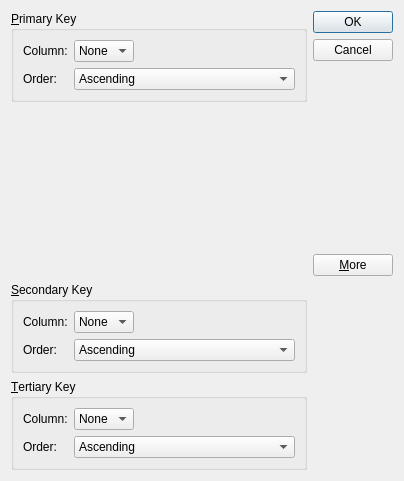
<?xml version="1.0" encoding="UTF-8"?>
<ui version="4.0">
 <class>SortDialog</class>
 <widget class="QDialog" name="SortDialog">
  <property name="geometry">
   <rect>
    <x>0</x>
    <y>0</y>
    <width>404</width>
    <height>481</height>
   </rect>
  </property>
  <property name="windowTitle">
   <string>Sort</string>
  </property>
  <layout class="QGridLayout" name="gridLayout_8">
   <item row="0" column="0">
    <widget class="QGroupBox" name="primaryGroupBOx">
     <property name="styleSheet">
      <string notr="true"/>
     </property>
     <property name="title">
      <string>&amp;Primary Key</string>
     </property>
     <layout class="QGridLayout" name="gridLayout">
      <item row="0" column="0">
       <widget class="QLabel" name="label">
        <property name="text">
         <string>Column:</string>
        </property>
       </widget>
      </item>
      <item row="0" column="1">
       <widget class="QComboBox" name="primaryColumnCombo">
        <item>
         <property name="text">
          <string>None</string>
         </property>
        </item>
       </widget>
      </item>
      <item row="0" column="2">
       <spacer name="horizontalSpacer">
        <property name="orientation">
         <enum>Qt::Horizontal</enum>
        </property>
        <property name="sizeHint" stdset="0">
         <size>
          <width>40</width>
          <height>20</height>
         </size>
        </property>
       </spacer>
      </item>
      <item row="1" column="0">
       <widget class="QLabel" name="label_2">
        <property name="text">
         <string>Order:</string>
        </property>
       </widget>
      </item>
      <item row="1" column="1" colspan="2">
       <widget class="QComboBox" name="primaryOrderCombo">
        <item>
         <property name="text">
          <string>Ascending</string>
         </property>
        </item>
        <item>
         <property name="text">
          <string>Descending</string>
         </property>
        </item>
       </widget>
      </item>
     </layout>
    </widget>
   </item>
   <item row="1" column="0">
    <spacer name="verticalSpacer">
     <property name="orientation">
      <enum>Qt::Vertical</enum>
     </property>
     <property name="sizeHint" stdset="0">
      <size>
       <width>20</width>
       <height>0</height>
      </size>
     </property>
    </spacer>
   </item>
   <item row="2" column="0">
    <widget class="QGroupBox" name="secindaryGroupBox">
     <property name="styleSheet">
      <string notr="true"/>
     </property>
     <property name="title">
      <string>&amp;Secondary Key</string>
     </property>
     <layout class="QGridLayout" name="gridLayout_2">
      <item row="0" column="0">
       <widget class="QLabel" name="label_3">
        <property name="text">
         <string>Column:</string>
        </property>
       </widget>
      </item>
      <item row="0" column="1">
       <widget class="QComboBox" name="secondaryColumnCombo">
        <item>
         <property name="text">
          <string>None</string>
         </property>
        </item>
       </widget>
      </item>
      <item row="0" column="2">
       <spacer name="horizontalSpacer_2">
        <property name="orientation">
         <enum>Qt::Horizontal</enum>
        </property>
        <property name="sizeHint" stdset="0">
         <size>
          <width>40</width>
          <height>20</height>
         </size>
        </property>
       </spacer>
      </item>
      <item row="1" column="0">
       <widget class="QLabel" name="label_4">
        <property name="text">
         <string>Order:</string>
        </property>
       </widget>
      </item>
      <item row="1" column="1" colspan="2">
       <widget class="QComboBox" name="secondaryOrderCombo">
        <item>
         <property name="text">
          <string>Ascending</string>
         </property>
        </item>
        <item>
         <property name="text">
          <string>Descending</string>
         </property>
        </item>
       </widget>
      </item>
     </layout>
    </widget>
   </item>
   <item row="3" column="0">
    <widget class="QGroupBox" name="tertiaryGroupBox">
     <property name="styleSheet">
      <string notr="true"/>
     </property>
     <property name="title">
      <string>&amp;Tertiary Key</string>
     </property>
     <layout class="QGridLayout" name="gridLayout_3">
      <item row="0" column="1">
       <widget class="QComboBox" name="tertiaryColumnCombo">
        <item>
         <property name="text">
          <string>None</string>
         </property>
        </item>
       </widget>
      </item>
      <item row="1" column="0">
       <widget class="QLabel" name="label_6">
        <property name="text">
         <string>Order:</string>
        </property>
       </widget>
      </item>
      <item row="1" column="1" colspan="2">
       <widget class="QComboBox" name="tertiaryOrderCombo">
        <item>
         <property name="text">
          <string>Ascending</string>
         </property>
        </item>
        <item>
         <property name="text">
          <string>Descending</string>
         </property>
        </item>
       </widget>
      </item>
      <item row="0" column="0">
       <widget class="QLabel" name="label_5">
        <property name="text">
         <string>Column:</string>
        </property>
       </widget>
      </item>
      <item row="0" column="2">
       <spacer name="horizontalSpacer_3">
        <property name="orientation">
         <enum>Qt::Horizontal</enum>
        </property>
        <property name="sizeHint" stdset="0">
         <size>
          <width>40</width>
          <height>20</height>
         </size>
        </property>
       </spacer>
      </item>
     </layout>
    </widget>
   </item>
   <item row="0" column="1" rowspan="2">
    <layout class="QVBoxLayout" name="verticalLayout">
     <item>
      <widget class="QPushButton" name="okButton">
       <property name="text">
        <string>OK</string>
       </property>
       <property name="default">
        <bool>true</bool>
       </property>
      </widget>
     </item>
     <item>
      <widget class="QPushButton" name="cancelButton">
       <property name="text">
        <string>Cancel</string>
       </property>
      </widget>
     </item>
     <item>
      <spacer name="verticalSpacer_2">
       <property name="orientation">
        <enum>Qt::Vertical</enum>
       </property>
       <property name="sizeHint" stdset="0">
        <size>
         <width>20</width>
         <height>0</height>
        </size>
       </property>
      </spacer>
     </item>
     <item>
      <widget class="Line" name="line">
       <property name="orientation">
        <enum>Qt::Vertical</enum>
       </property>
      </widget>
     </item>
     <item>
      <widget class="QPushButton" name="moreButton">
       <property name="text">
        <string>&amp;More</string>
       </property>
       <property name="checkable">
        <bool>true</bool>
       </property>
      </widget>
     </item>
    </layout>
   </item>
  </layout>
 </widget>
 <tabstops>
  <tabstop>primaryColumnCombo</tabstop>
  <tabstop>primaryOrderCombo</tabstop>
  <tabstop>secondaryColumnCombo</tabstop>
  <tabstop>secondaryOrderCombo</tabstop>
  <tabstop>tertiaryColumnCombo</tabstop>
  <tabstop>tertiaryOrderCombo</tabstop>
  <tabstop>okButton</tabstop>
  <tabstop>cancelButton</tabstop>
  <tabstop>moreButton</tabstop>
 </tabstops>
 <resources/>
 <connections>
  <connection>
   <sender>okButton</sender>
   <signal>clicked()</signal>
   <receiver>SortDialog</receiver>
   <slot>accept()</slot>
   <hints>
    <hint type="sourcelabel">
     <x>353</x>
     <y>29</y>
    </hint>
    <hint type="destinationlabel">
     <x>369</x>
     <y>285</y>
    </hint>
   </hints>
  </connection>
  <connection>
   <sender>cancelButton</sender>
   <signal>clicked()</signal>
   <receiver>SortDialog</receiver>
   <slot>reject()</slot>
   <hints>
    <hint type="sourcelabel">
     <x>393</x>
     <y>77</y>
    </hint>
    <hint type="destinationlabel">
     <x>345</x>
     <y>385</y>
    </hint>
   </hints>
  </connection>
  <connection>
   <sender>moreButton</sender>
   <signal>toggled(bool)</signal>
   <receiver>secindaryGroupBox</receiver>
   <slot>setVisible(bool)</slot>
   <hints>
    <hint type="sourcelabel">
     <x>393</x>
     <y>224</y>
    </hint>
    <hint type="destinationlabel">
     <x>269</x>
     <y>236</y>
    </hint>
   </hints>
  </connection>
  <connection>
   <sender>moreButton</sender>
   <signal>toggled(bool)</signal>
   <receiver>tertiaryGroupBox</receiver>
   <slot>setVisible(bool)</slot>
   <hints>
    <hint type="sourcelabel">
     <x>372</x>
     <y>197</y>
    </hint>
    <hint type="destinationlabel">
     <x>290</x>
     <y>423</y>
    </hint>
   </hints>
  </connection>
 </connections>
</ui>
